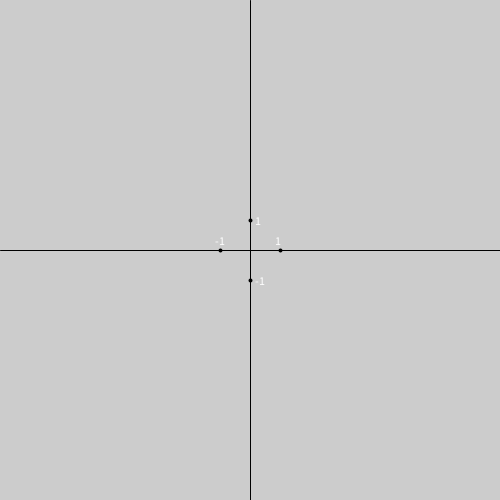
Frame 1 (no input)
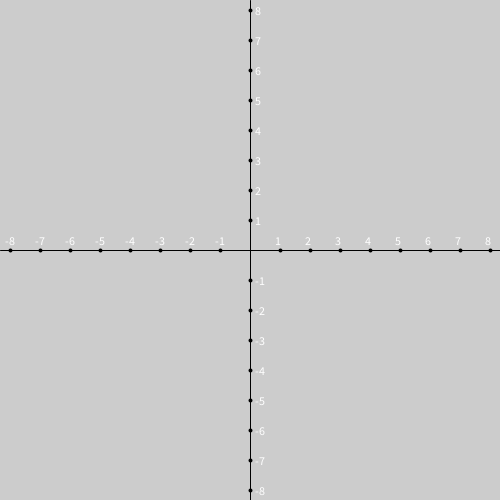
Frame 60 (the mouse pressed at the canvas centre just before this capture)
Frame 120 (the mouse held since frame 60 and released just before this capture): identical to frame 60, image omitted

The Processing sketch that drew these frames (run headless with seeded random() and noise(); from frame 60 on, the mouse is pressed at the canvas centre):

// Processing sketch: Ecuacion_de_la_recta_con_coordenadas
// ── Ecuacion_de_la_recta_con_coordenadas.pde
float ordenada = 30, abscisa = 30, i = 1, j = -1, rectaY = 1, rectaNegY = -1, contador = 0, posX, posY, posX1, posY1, pendiente = 0, contador1 = 0, interseccionY; 


void setup()
{
  size(500,500);
} 

  void draw()
{
    //Contador para marcar hasta donde pondra los puntos en la ordenada y abscisa del plano cartesiano
   if(ordenada <= 250)
   {
     if(contador1 == 0)
     {
       strokeWeight(1);
       line(250,0,250,500);
       line(0,250,500,250);
       contador1++;
     }

     stroke(0);
     strokeWeight(4);
   
     //Aqui pongo los puntos en cada linea de la gráfica
     point(250,250+ordenada);
     point(250,250-ordenada);
     point(250+abscisa,250);
     point(250-abscisa,250);
   
     //funcion texto para ponerle número a las abscisas
     text(int(i++),245+abscisa,245,30);
     text(int(j--),245-abscisa,245,30);
   
     //funcion texto para ponerle los números a las ordenadas  
     text(int(rectaY++),255,255-ordenada,30); 
     text(int(rectaNegY--),255,255+ordenada,30);
     //Estructura para colocar el primer punto en la intersección y
   
     ordenada += 30;
     abscisa += 30;
   }
   
   if(keyPressed)
   {
     background(204);
     ordenada = 30; 
     abscisa = 30; 
     i = 1;
     j = -1; 
     rectaY = 1; 
     rectaNegY = -1; 
     contador1 = 0;  
     contador = 0;
    }
}

void mousePressed()
{
   if(contador == 0)
   {
     posX = mouseX;
     posY = mouseY;
     contador++;
   }
   else if(contador == 1)
   {
     posX1 = mouseX;
     posY1 = mouseY;
     contador++;
     line(posX, posY, posX1, posY1);
   }
   if(contador == 2)
   {
     //Se convierten las coordenadas de pixeles a cm
     posX = (posX - 250)/30;
     posY = ((posY - 250)/30)*-1;
    
     posX1 = (posX1 - 250)/30;
     posY1 = ((posY1 - 250)/30)*-1;
     
     pendiente = (posY1 - posY)/(posX1 - posX);
     
     interseccionY = posY - (pendiente*posX);
     
     println(posX);
     println(posY);
     println(posX1);
     println(posY1);
     println("Pendiente = "+pendiente);
     println(interseccionY);
     
     contador = 0;
     
     fill(255);
     rect(0,0,245,50);
     fill(0);
     text("La ecuación de la recta es la siguiente: ",12,12,30);
     text("y = "+pendiente+"x"+" + "+interseccionY,20,25,30);
     text("Presiona cualquier tecla para reiniciar",12,40,30);
   }
}
